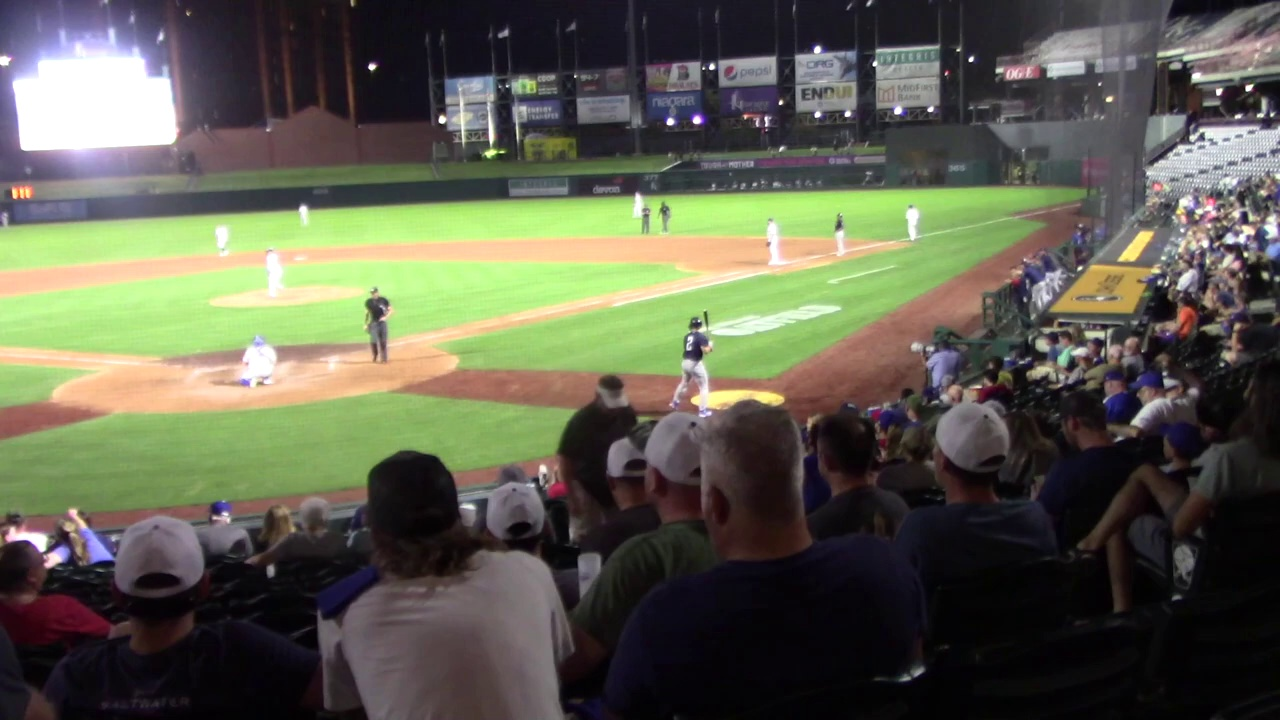
#> input picture videoprocessing/frame0.jpg, 1280 x 720 px, given in place of samplebaseball.mp4, which was not available
$ python video4.py
#> lines starting #> are read from the running program, lines starting #| are printed output that depends on the picture; after the words box and inside, x2 and y2 are one past the last pixel; in counts of white or black regions, pixels touching at a corner belong together; pictures that were not available may be replaced by others from this repository, and a replacement may not be noted
# importing the necessary libraries
import cv2
import numpy as np

# Creating a VideoCapture object to read the video
cap = cv2.VideoCapture('samplebaseball.mp4')


# Loop until the end of the video
while (cap.isOpened()):

	# Capture frame-by-frame
	ret, frame = cap.read()
#> frame is the input picture: shape (720, 1280, 3); mean B, G, R 77.9, 93.7, 93.1
	frame = cv2.resize(frame, (540, 380), fx = 0, fy = 0,
						interpolation = cv2.INTER_CUBIC)
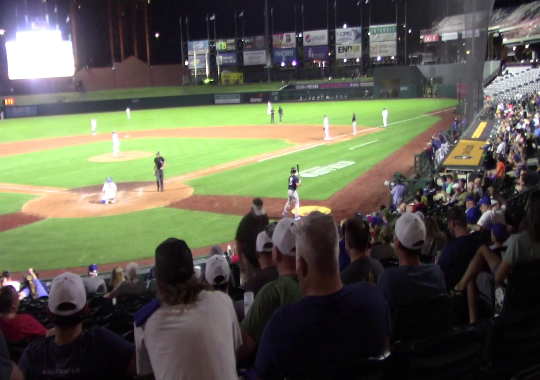
#> frame: shape (380, 540, 3); mean B, G, R 77.9, 93.7, 93.1

	# Display the resulting frame
	cv2.imshow('Frame', frame)

	# conversion of BGR to grayscale is necessary to apply this operation
	gray = cv2.cvtColor(frame, cv2.COLOR_BGR2GRAY)
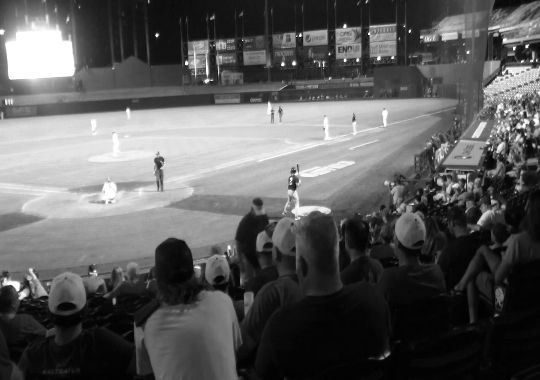
#> gray: shape (380, 540); min 1, max 255, mean 91.7

	# adaptive thresholding to use different threshold
	# values on different regions of the frame.
	Thresh = cv2.adaptiveThreshold(gray, 255, cv2.ADAPTIVE_THRESH_MEAN_C,
										cv2.THRESH_BINARY_INV, 11, 2)
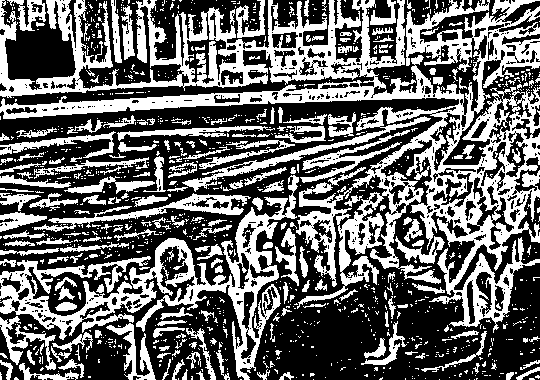
#> Thresh: shape (380, 540); 40.8% white; 1173 white regions (964 under 20 px), largest, box (x1, y1, x2, y2) and area: (0, 0, 540, 333) 44184, (0, 175, 299, 380) 10776, (34, 193, 251, 232) 1745

	cv2.imshow('Thresh', Thresh)
	# define q as the exit button
	if cv2.waitKey(25) & 0xFF == ord('q'):
#> (key q is pressed here)
		break

# release the video capture object
cap.release()
# Closes all the windows currently opened.
cv2.destroyAllWindows()
